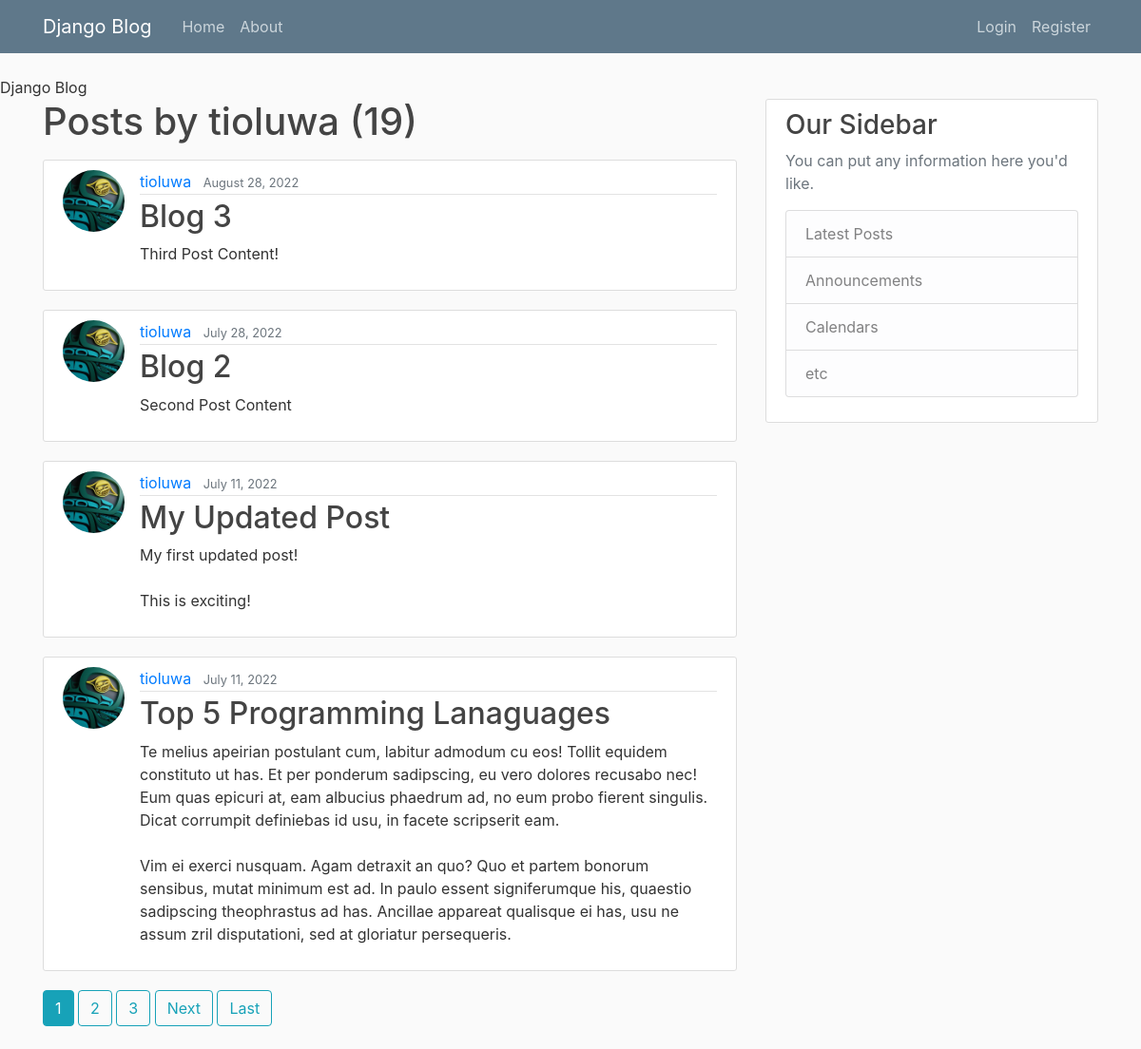
The app's page /user/tioluwa with its own data.
### blog/models.py (models this page shows, shortened)
class Post(models.Model):
    title = models.CharField(max_length=100)
    content = models.TextField()
    date_posted = models.DateField(default=timezone.now)
    author = models.ForeignKey(User, on_delete=models.CASCADE)

### users/models.py (models this page shows, shortened)
class Profile(models.Model):
    user = models.OneToOneField(User, on_delete=models.CASCADE)
    image = models.ImageField(default='profile_pics/default.jpg', upload_to='profile_pics')

### blog/views.py (the view)
# urls.py: path('user/<str:username>', UserPostListView.as_view(), name= 'user-posts'),
class UserPostListView(ListView):
    model = Post
    template_name = 'blog/user_posts.html'
    context_object_name = 'posts'
    paginate_by = 4
    def get_queryset(self):
        user = get_object_or_404(User, username=self.kwargs.get('username'))
        return Post.objects.filter(author=user).order_by('-date_posted')

### blog/templates/blog/user_posts.html (shortened to what this page needs)
{% extends "blog/base.html" %}
{% block content %}
    <h1 class='mb-3'>Posts by {{ view.kwargs.username }}  ({{ page_obj.paginator.count }})</h1>
    {% for post in posts %}
        <article class="media content-section">
            <img class="rounded-circle article-img" src='{{ post.author.profile.image.url }}'>
            <div class="media-body">
            <div class="article-metadata">
                <a class="mr-2" href="{% url 'user-posts' post.author.username %}">{{ post.author }}</a>
                <small class="text-muted">{{ post.date_posted|date:"F d, Y" }}</small>
            </div>
            <h2><a class="article-title" href="{% url 'post-detail' post.id %}">{{ post.title }}</a></h2>
            <p class="article-content">{{ post.content }}</p>
            </div>
        </article>
    {% endfor %}
    {% if is_paginated %}
        {% for num in page_obj.paginator.page_range %}
            {% if page_obj.number == num %}
                <a class=" btn btn-info mb-4" href="?page={{ num }}">{{ num }}</a>
            {% elif num > page_obj.number|add:'-3' and num < page_obj.number|add:'3' %}
                <a class=" btn btn-outline-info mb-4" href="?page={{ num }}">{{ num }}</a>
            {% endif %}
        {% endfor %}
        {% if page_obj.has_next %}
            <a class=" btn btn-outline-info mb-4" href="?page={{ page_obj.next_page_number }}">Next</a>
            <a class=" btn btn-outline-info mb-4" href="?page={{ page_obj.paginator.num_pages }}">Last</a>
        {% endif %}
    {% endif %}
{% endblock content%}

### blog/static/blog/main.css (style rules this page uses)
body { background: #fafafa; color: #333333; margin-top: 5rem; }
h1, h2, h3, h4, h5, h6 { color: #444444; }
.content-section { background: #ffffff; padding: 10px 20px; border: 1px solid #dddddd; border-radius: 3px; margin-bottom: 20px; }
.article-title { color: #444444; }
.article-content { white-space: pre-line; }
.article-img { height: 65px; width: 65px; margin-right: 16px; }
.article-metadata { padding-bottom: 1px; margin-bottom: 4px; border-bottom: 1px solid #e3e3e3 }

### records on screen
Post: author.profile.image (picture), author "tioluwa", date_posted "August 28, 2022", title "Blog 3", content "Third Post Content!"
Post: author.profile.image (picture), author "tioluwa", date_posted "July 28, 2022", title "Blog 2", content "Second Post Content"
Post: author.profile.image (picture), author "tioluwa", date_posted "July 11, 2022", title "My Updated Post", content "My first updated post! This is exciting!"
Post: author.profile.image (picture), author "tioluwa", date_posted "July 11, 2022", title "Top 5 Programming Lanaguages", content "Te melius apeirian postulant cum, labitur admodum cu eos! Tollit equidem constituto ut has. Et per ponderum sadipscing, eu vero dolores recusabo nec! Eum quas epicuri at, eam albucius phaedrum ad, no eum probo fierent singulis. Dicat corrumpit definiebas id usu, in facete scripserit eam. Vim ei exerci nusquam. Agam detraxit an quo? Quo et partem bonorum sensibus, mutat minimum est ad. In paulo essent signiferumque his, quaestio sadipscing theophrastus ad has. Ancillae appareat qualisque ei has, usu ne assum zril disputationi, sed at gloriatur persequeris."

### other values on screen
{{ view.kwargs.username }} "tioluwa"
{{ page_obj.paginator.count }} "19"
{{ num }} "1"
{{ num }} "2" "3"
